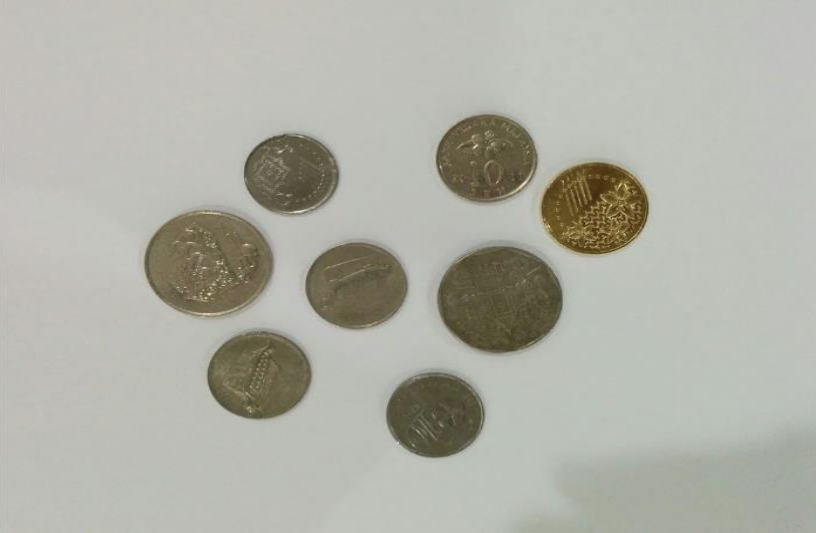
#> input picture Capture.PNG, 816 x 533 px, found by its file name
$ python Task2.py
#> lines starting #> are read from the running program, lines starting #| are printed output that depends on the picture; after the words box and inside, x2 and y2 are one past the last pixel; in counts of white or black regions, pixels touching at a corner belong together
import cv2

image = cv2.imread("Capture.png")
#> image is the input picture: shape (533, 816, 3); mean B, G, R 167, 176.3, 176
gray = cv2.cvtColor(image, cv2.COLOR_BGR2GRAY)
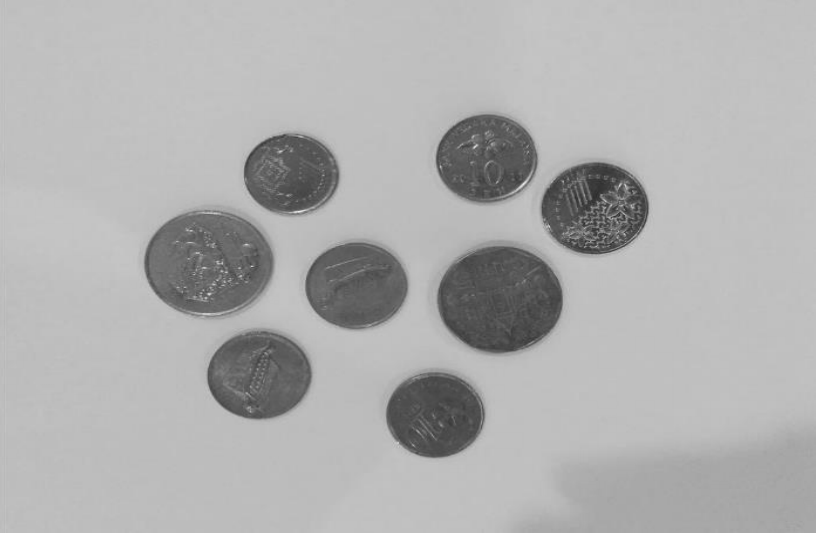
#> gray: shape (533, 816); min 44, max 235, mean 175.2
threshold = 120
maxValue = 255
th, dst = cv2.threshold(gray, threshold, maxValue, cv2.THRESH_BINARY)
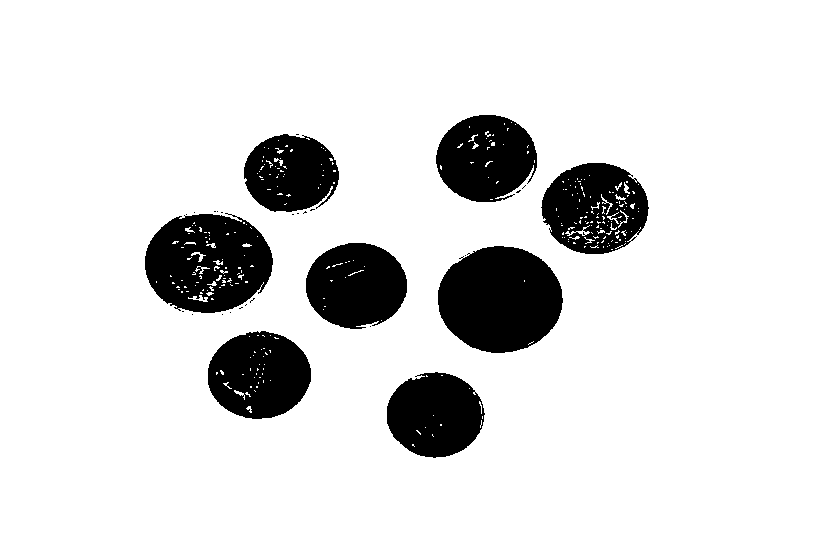
#> dst: shape (533, 816); 86.5% white; 29 black regions (21 under 20 px)
#> th = 120
cv2.imshow("Thresholded Image", dst)
cv2.waitKey(0)

#contours around black objects
contours, hierarchy = cv2.findContours(dst, cv2.RETR_TREE, cv2.CHAIN_APPROX_SIMPLE)
#> contours = 368 contours, 355 with area under 20; largest, box (x1, y1, x2, y2) and area: (0, 0, 816, 533) 433580, (437, 245, 564, 354) 10546, (144, 213, 274, 314) 10200, (540, 162, 650, 255) 7700, (207, 330, 312, 420) 7190
cv2.drawContours(dst, contours, -1, (0, 0 , 255), 20)
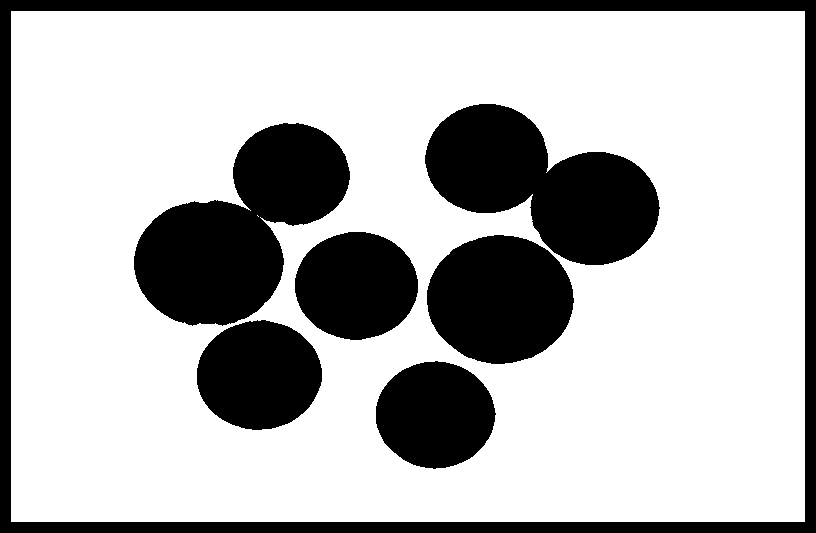
#> dst: shape (533, 816); 72.3% white; 7 black regions, largest, box (x1, y1, x2, y2) and area: (0, 0, 816, 533) 29194, (134, 123, 350, 326) 24009, (425, 104, 660, 265) 21804
cv2.imshow("Contours", dst)
cv2.waitKey(0)

count = 0
for contour in contours:
    area = cv2.contourArea(contour)
    if area > 100 and area < 100000:
        count += 1
#> this loop made 368 passes
#> area on passes 3, 16, 71, 74, 95, 187, 299, 344: 6582, 7190.5, 10545.5, 6924, 10200.5, 7700, 5903, 6928
#> (contour, area) on pass 1: ([[0, 0], [0, 532], [815, 532], [815, 0]], 433580)
#> after the loop, count = 8


print("Number of coins: ", count)
#| Number of coins:  8
